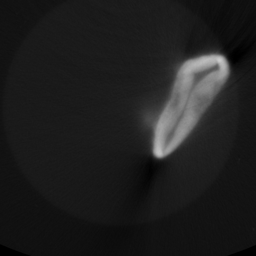
#> input picture results/ct_hist_test/test_latest/images/E9-5_13-03_50kV_rec00001583_real.png, 256 x 256 px; its folder holds only this picture in this run
$ jupyter execute --allow-errors data_processing.ipynb
#> lines starting #> are read from the running program, lines starting #| are printed output that depends on the picture; after the words box and inside, x2 and y2 are one past the last pixel; in counts of white or black regions, pixels touching at a corner belong together
[cell 1]
import os
import matplotlib.pyplot as plt
import numpy as np
import cv2
from tqdm import tqdm

## Data creation

function creation

[cell 2]
def center_and_scale(img, mask):
    # Find contours in the mask
    contours, _ = cv2.findContours(mask, cv2.RETR_EXTERNAL, cv2.CHAIN_APPROX_SIMPLE)
    if contours:
        # Find the largest contour which will be the main object
        c = max(contours, key=cv2.contourArea)
        x, y, w, h = cv2.boundingRect(c)  # Get bounding box of the largest contour

        # Crop the original image around this bounding box
        cropped_img = img[y:y+h, x:x+w]

        # Scale the cropped image back to the original size or desired size
        # Here, scaling back to original image size for simplicity
        scaled_img = cv2.resize(cropped_img, (img.shape[1], img.shape[0]), interpolation=cv2.INTER_AREA)

        # Optionally, create a new blank image and place the scaled image in the center
        # This step is skipped here as we scale back to original size

        return scaled_img
    return img  # Return original if no contours found

[cell 3]
def fill_largest_contour(image, binary_mask):
    # Find contours in the binary mask
    contours, _ = cv2.findContours(binary_mask, cv2.RETR_EXTERNAL, cv2.CHAIN_APPROX_SIMPLE)
    # If there are no contours, return the original image
    if not contours:
        return image
    # Find the largest contour based on area
    largest_contour = max(contours, key=cv2.contourArea)
    # Create a mask for the largest contour by drawing it filled on a new mask
    mask = np.zeros_like(binary_mask)
    cv2.drawContours(mask, [largest_contour], -1, 255, thickness=cv2.FILLED)
    # Mask the image: keep only the region inside the largest contour
    result_image = cv2.bitwise_and(image, image, mask=mask)
    return result_image

[cell 4]
def unsharp_mask(image, sigma=1.0, strength=1.5):
    # Blurring the image
    blurred = cv2.GaussianBlur(image, (0, 0), sigma)
    # Calculating the sharpened image
    sharpened = cv2.addWeighted(image, 1.0 + strength, blurred, -strength, 0)
    return sharpened

[cell 5]
#folder_path = '../datasets/ct_hist_scans/trainA'
folder_path = '../datasets\Th24_PbRB-90kV-2_Rec\Th24_PbRB-90kV-2_Rec'
output_path = '../datasets/new_dataset_90kV/trainA'

# Create the output directory if it doesn't exist
if not os.path.exists(output_path):
    os.makedirs(output_path)

# Iterate through all files in the folder
#> (the rest of this cell did not finish here and is left out)

## example showcase

[cell 6]
import random
# Path to your directory containing images
folder_path = "../results/ct_hist_test/test_latest/images"

# List to hold the names of images that contain 'real'
real_image_names = [filename for filename in os.listdir(folder_path) if "real" in filename]

[cell 7]
image_name = random.choice(real_image_names)
print(image_name)
real = cv2.imread(os.path.join('../results/ct_hist_test/test_latest/images/', image_name))
#> real is the input picture: shape (256, 256, 3); min 0, max 203, mean 30.5
# Ensure that 'real' is a grayscale image
# If 'real' is a color image, convert it to grayscale first
if len(real.shape) == 3:
    preproc = cv2.cvtColor(real, cv2.COLOR_BGR2GRAY)
else:
    preproc = real.copy()

# Apply Otsu's threshold
_, binary_image_otsu = cv2.threshold(preproc, 0, 255, cv2.THRESH_BINARY + cv2.THRESH_OTSU)
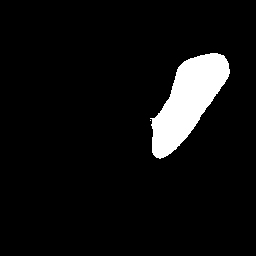
#> binary_image_otsu: shape (256, 256); 6.5% white; 2 white regions (1 under 20 px), largest, box (x1, y1, x2, y2) and area: (150, 53, 230, 159) 4276
# Use dilation to make the regions within the threshold bigger
kernel = np.ones((3,3), np.uint8)
binary_image_otsu = cv2.dilate(binary_image_otsu, kernel, iterations=3)
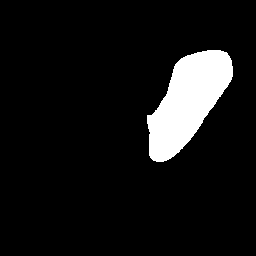
#> binary_image_otsu: shape (256, 256); 8.3% white; 1 white region

# Display the original and Otsu thresholded images
fig, ax = plt.subplots(1, 5, figsize=(30, 15))

# Original image
ax[0].imshow(preproc, cmap='gray')
ax[0].title.set_text('Original Image')
ax[0].axis('off')

# Otsu's thresholded image
ax[1].imshow(binary_image_otsu, cmap='gray')
ax[1].title.set_text(f"Otsu's Thresholding + Morph Op")
ax[1].axis('off')

# Apply the threshold to the original image to remove the background
new_img = preproc.copy()
new_img[binary_image_otsu == 0] = 0
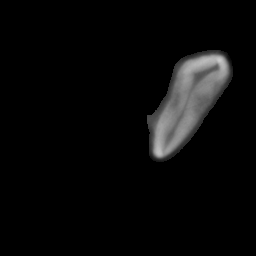
#> new_img: shape (256, 256); min 0, max 203, mean 9.2

# Display the image with the applied threshold
ax[2].imshow(new_img, cmap='gray')
ax[2].title.set_text(f"Otsu Mask applied")
ax[2].axis('off')

# Fill in the largest contour to keep details inside the area of interest
filled_image = fill_largest_contour(preproc, binary_image_otsu)
#> in fill_largest_contour, `contours, _ = cv2.findContours(binary_mask, cv2.RETR_EXTERNAL, cv2.CHA..`: contours = 1 contour; box (x1, y1, x2, y2) and area: (147, 50, 233, 162) 5300
#> in fill_largest_contour, `largest_contour = max(contours, key=cv2.contourArea)`: largest_contour = contour of 138 points, box (x1, y1, x2, y2) (147, 50, 233, 162), area 5300

# Then apply your centering and scaling to the filled image
scaled_new_img = center_and_scale(filled_image, binary_image_otsu)
#> in center_and_scale, `c = max(contours, key=cv2.contourArea)`: c has the same summary as largest_contour in fill_largest_contour
#> in center_and_scale, `x, y, w, h = cv2.boundingRect(c)`: x = 147; y = 50; w = 86; h = 112
#> in center_and_scale, `cropped_img = img[y:y+h, x:x+w]`:
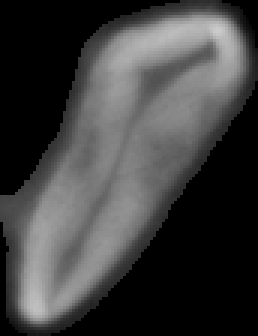
#> cropped_img: shape (112, 86) (shown 3 times larger); min 0, max 203, mean 62.9
#> in center_and_scale, `scaled_img = cv2.resize(cropped_img, (img.shape[1], img.shape[0]), int..`:
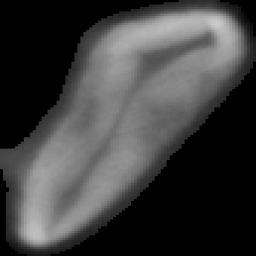
#> scaled_img: shape (256, 256); min 0, max 203, mean 62.8
# Display the image with the applied threshold
ax[3].imshow(scaled_new_img, cmap='gray')
ax[3].title.set_text(f"With rescaling + holes filled")
ax[3].axis('off')

sharp_img = unsharp_mask(scaled_new_img)

ax[4].imshow(sharp_img, cmap='gray')
ax[4].title.set_text(f"With Sharpening")
ax[4].axis('off')


# Show the plot
plt.show()
